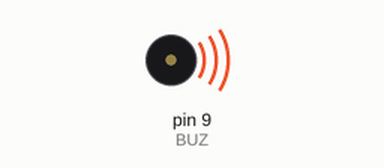
Simulated run of this sketch. Board: Arduino Uno, built with avr-gcc and run on an emulated ATmega328P. On the bench: buzzer (waves = sounding).

Above: at 0.02 s.
Timing chart, 0 to 3.0 s (numbered marks = the images above):
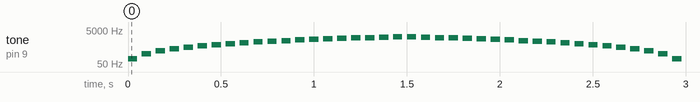

Measured:
- by itself, tone on pin 9 (BUZ): plays 100 Hz for 0.05 s, 200 Hz for 0.05 s, 300 Hz for 0.05 s, 400 Hz for 0.05 s, 500 Hz for 0.05 s, 600 Hz for 0.05 s … (1733 notes in this stretch)

The sketch:

buzzer_simple.ino
```cpp
#define BUZ 9

void setup() {
  pinMode(BUZ, OUTPUT);
}

void loop() {

  int som = 100;

  for(som = 100; som <= 2000; som+=100) {
    buzTone(som);
    buzNoTone();

    if(som >= 2000) {
      for(som = 2000; som >= 100; som-=100) {
        buzTone(som);
        buzNoTone();
      }
    }

  }
}

void buzTone(int som) {
  tone(BUZ, som);
  delay(50);
}

void buzNoTone() {
  noTone(BUZ);
  delay(25);
}
```
